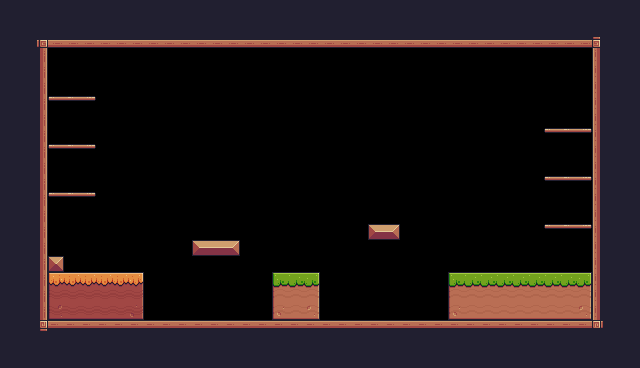

This is a level from a 2D game, rendered from its Tiled map with the project's own tilesets. A one-line summary and the complete map file follow:
An orthogonal 40x23 tile map with 16x16 px tiles, 1 tile layer (Background) and 26 objects (8x Platform, 6x Fruit, Player).

<map version="1.10" tiledversion="1.10.1" orientation="orthogonal" renderorder="right-down" width="40" height="23" tilewidth="16" tileheight="16" infinite="0" nextlayerid="4" nextobjectid="37">
 <tileset firstgid="1" source="Survival Arena.tsx" />
 <layer id="1" name="Background" width="40" height="23">
  <properties>
   <property name="BackgroundColor" value="Gray" />
  </properties>
  <data encoding="csv">
24,24,24,24,24,24,24,24,24,24,24,24,24,24,24,24,24,24,24,24,24,24,24,24,24,24,24,24,24,24,24,24,24,24,24,24,24,24,24,24,
24,24,24,24,24,24,24,24,24,24,24,24,24,24,24,24,24,24,24,24,24,24,24,24,24,24,24,24,24,24,24,24,24,24,24,24,24,24,24,24,
24,24,92,134,134,134,134,134,134,134,134,134,134,134,134,134,134,134,134,134,134,134,134,134,134,134,134,134,134,134,134,134,134,134,134,134,134,93,24,24,
24,24,113,0,0,0,0,0,0,0,0,0,0,0,0,0,0,0,0,0,0,0,0,0,0,0,0,0,0,0,0,0,0,0,0,0,0,111,24,24,
24,24,113,0,0,0,0,0,0,0,0,0,0,0,0,0,0,0,0,0,0,0,0,0,0,0,0,0,0,0,0,0,0,0,0,0,0,111,24,24,
24,24,113,0,0,0,0,0,0,0,0,0,0,0,0,0,0,0,0,0,0,0,0,0,0,0,0,0,0,0,0,0,0,0,50,50,50,111,24,24,
24,24,113,40,41,42,0,0,0,0,0,0,0,0,0,0,0,0,0,0,0,0,0,0,0,0,0,0,0,0,0,0,0,0,0,0,0,111,112,24,
24,24,113,0,0,0,0,0,0,0,0,0,0,0,0,0,0,0,0,0,0,0,0,0,0,0,0,0,0,0,0,0,0,0,0,0,50,111,112,24,
24,24,113,0,0,0,0,0,0,0,0,0,0,0,0,0,0,0,0,0,0,0,0,0,0,0,50,50,50,0,0,0,0,0,40,41,42,111,112,24,
24,24,113,40,41,42,0,0,0,0,0,0,0,0,0,0,0,0,0,0,0,0,0,50,0,0,0,0,0,0,0,0,0,0,0,0,0,111,112,24,
24,24,113,0,0,0,0,0,0,0,0,0,0,0,0,0,0,0,0,50,50,50,50,50,50,0,0,0,0,0,0,0,0,0,0,0,0,111,112,24,
24,24,113,0,0,0,0,0,0,0,0,0,0,0,0,0,0,0,0,0,0,0,0,0,0,0,0,0,0,0,0,0,0,0,40,41,42,111,112,24,
24,24,113,40,41,42,0,0,0,0,0,0,0,0,0,0,0,50,50,50,0,0,0,0,0,0,0,0,0,0,0,0,0,0,0,0,0,111,112,24,
24,24,113,50,50,50,0,0,0,0,0,0,0,0,0,0,0,0,0,0,0,0,0,0,0,0,0,0,0,0,0,0,0,0,0,0,0,111,112,24,
24,24,113,0,0,0,0,0,0,0,0,0,0,50,50,50,0,0,0,0,0,0,0,13,15,0,0,0,0,0,0,0,0,0,40,41,42,111,112,24,
24,24,113,0,0,0,0,0,0,0,0,0,13,14,15,0,0,0,0,0,0,0,0,0,0,0,0,0,0,0,0,0,0,0,0,0,0,111,112,24,
24,24,113,35,0,0,0,0,0,50,50,50,0,0,0,0,0,0,0,0,0,0,0,0,0,0,0,0,0,0,0,0,0,0,0,0,0,111,112,24,
24,24,113,95,96,96,96,96,97,0,0,0,0,0,0,0,0,7,8,9,0,0,0,6,6,6,0,0,7,8,8,8,8,8,8,8,9,111,112,24,
24,24,113,117,118,118,118,118,119,0,0,0,0,0,0,0,0,29,30,31,0,0,0,6,6,6,0,0,29,30,30,30,30,30,30,30,31,111,112,24,
24,24,113,139,140,140,140,140,141,0,0,0,0,0,0,0,0,51,52,53,0,0,0,6,6,6,0,0,51,52,52,52,52,52,52,52,53,111,112,24,
24,24,114,90,90,90,90,90,90,90,90,90,90,90,90,90,90,90,90,90,90,90,90,90,90,90,90,90,90,90,90,90,90,90,90,90,90,115,112,24,
24,24,24,24,24,24,24,24,24,24,24,24,24,24,24,24,24,24,24,24,24,24,24,24,24,24,24,24,24,24,24,24,24,24,24,24,24,24,24,24,
24,24,24,24,24,24,24,24,24,24,24,24,24,24,24,24,24,24,24,24,24,24,24,24,24,24,24,24,24,24,24,24,24,24,24,24,24,24,24,24
</data>
 </layer>
 <objectgroup id="2" name="Spawnpoints">
  <object id="4" name="Player" type="Player" x="112" y="239.818" width="31.0909" height="32" />
  <object id="29" name="Bananas" type="Fruit" x="368" y="192" width="32" height="32" />
  <object id="31" x="96" y="64" />
  <object id="32" name="Cherries" type="Fruit" x="64" y="64" width="32" height="32" />
  <object id="33" name="Orange" type="Fruit" x="64" y="160" width="32" height="32" />
  <object id="34" name="Orange" type="Fruit" x="544" y="96" width="32" height="32" />
  <object id="35" name="Bananas" type="Fruit" x="544" y="144" width="32" height="32" />
  <object id="36" name="Kiwi" type="Fruit" x="544" y="192" width="32" height="32" />
 </objectgroup>
 <objectgroup id="3" name="Collisions">
  <object id="5" x="32" y="48" width="16" height="288" />
  <object id="6" x="32" y="32" width="16" height="16" />
  <object id="7" x="32" y="32" width="16" height="304" />
  <object id="8" x="32" y="320" width="576" height="16" />
  <object id="9" x="592" y="32" width="16" height="304" />
  <object id="10" x="48" y="32" width="544" height="16" />
  <object id="11" x="48" y="256" width="16" height="16" />
  <object id="12" x="48" y="272" width="96" height="48" />
  <object id="15" type="Platform" x="192" y="240" width="48" height="16" />
  <object id="18" type="Platform" x="368" y="224" width="32" height="16" />
  <object id="19" x="272" y="272" width="48" height="48" />
  <object id="21" x="448" y="272" width="144" height="48" />
  <object id="22" type="Platform" x="544" y="224" width="48" height="16" />
  <object id="23" type="Platform" x="544" y="176" width="48" height="16" />
  <object id="24" type="Platform" x="544" y="128" width="48" height="16" />
  <object id="26" type="Platform" x="48" y="96" width="48" height="16" />
  <object id="27" type="Platform" x="48" y="144" width="48" height="16" />
  <object id="28" type="Platform" x="48" y="192" width="48" height="16" />
 </objectgroup>
</map>
